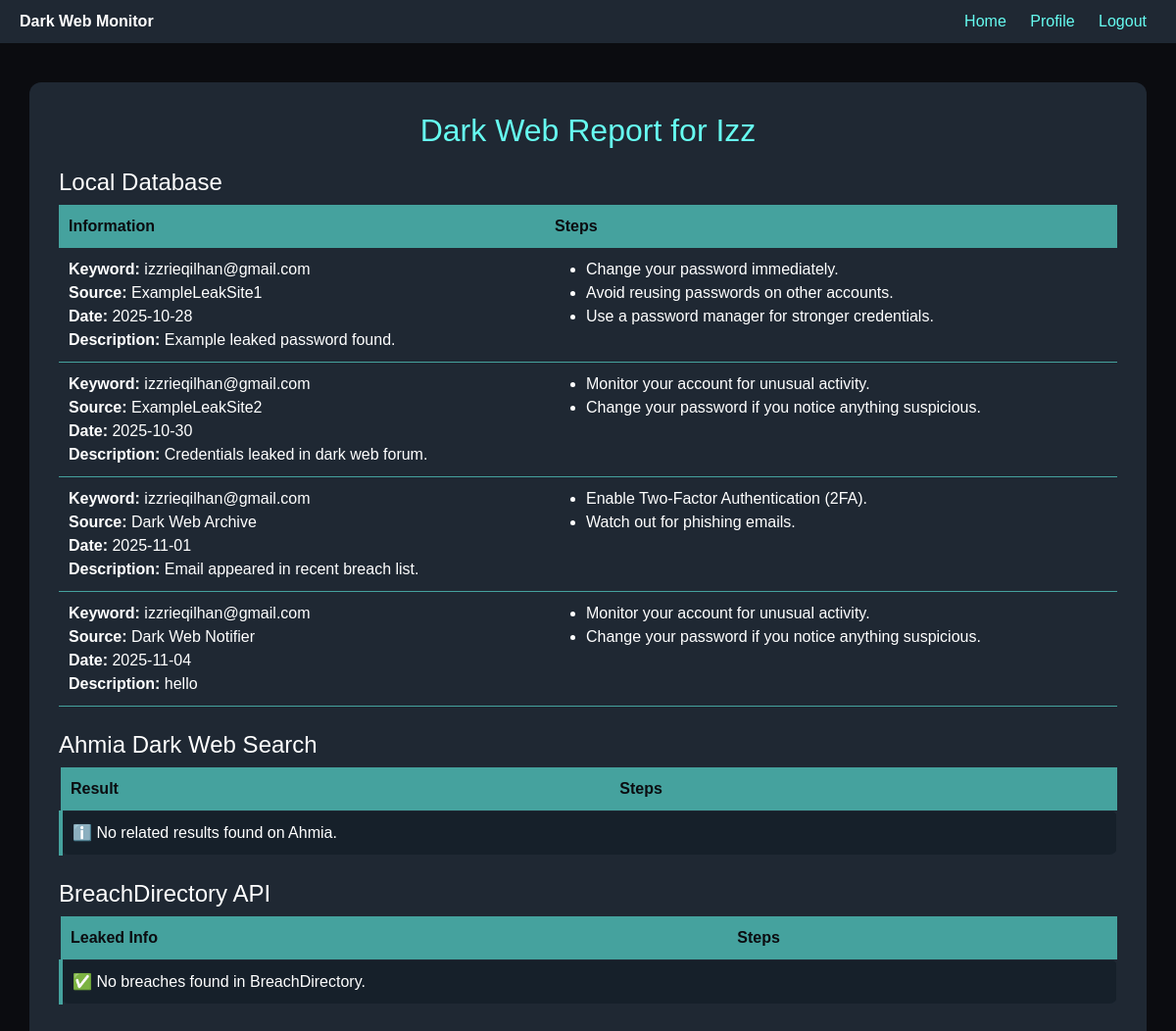
Screenshot of /user/user.php (signed in) with the database file from the repository.
### tables this page shows
CREATE TABLE `breaches` (
  `id` int(11) NOT NULL,
  `keyword` varchar(255) NOT NULL,
  `source` varchar(255) DEFAULT 'unknown',
  `leak_date` date DEFAULT NULL,
  `description` text DEFAULT NULL,
  `created_at` timestamp NOT NULL DEFAULT current_timestamp()
);

### user/user.php (the view, shortened to what this page needs)
<?php
require_once '../config/db.php';
$keyword = trim($_SESSION['username'] ?? '');
function generateResponseSteps($fields) {
    $steps = [];
    $fieldsLower = strtolower($fields);
    if (strpos($fieldsLower, 'password') !== false) {
        $steps[] = "Change your password immediately.";
        $steps[] = "Avoid reusing passwords on other accounts.";
        $steps[] = "Use a password manager for stronger credentials.";
    }
    if (strpos($fieldsLower, 'email') !== false || strpos($fieldsLower, 'username') !== false) {
        $steps[] = "Enable Two-Factor Authentication (2FA).";
        $steps[] = "Watch out for phishing emails.";
    }
    if (empty($steps)) {
        $steps[] = "Monitor your account for unusual activity.";
        $steps[] = "Change your password if you notice anything suspicious.";
    }
    $output = "<ul>";
    foreach ($steps as $s) $output .= "<li>" . htmlspecialchars($s) . "</li>";
    $output .= "</ul>";
    return $output;
}
$stmt = $mysqli->prepare("SELECT * FROM breaches WHERE keyword LIKE CONCAT('%', ?, '%')");
$stmt->bind_param('s', $keyword);
$stmt->execute();
$res = $stmt->get_result();
$found = $res->num_rows > 0;
$ahmia_results = [];
$breach_results = [];
?>
<!DOCTYPE html>
<html lang="en">
<head>
    <link href="https://cdn.jsdelivr.net/npm/bootstrap@5.3.3/dist/css/bootstrap.min.css" rel="stylesheet">
</head>
<body>
    <nav>
        <div><strong>Dark Web Monitor</strong></div>
        <div>
            <a href="user.php">Home</a>
            <a href="profile.php">Profile</a>
            <a href="logout.php">Logout</a>
        </div>
    </nav>
    <div class="container">
        <h2>Dark Web Report for <?= htmlspecialchars($keyword) ?></h2>
        <h4>Local Database</h4>
        <table>
            <thead>
                <tr>
                    <th>Information</th>
                    <th>Steps</th>
                </tr>
            </thead>
            <tbody>
                <?php if ($found): while ($row = $res->fetch_assoc()): ?>
                <tr>
                    <td>
                        <strong>Keyword:</strong> <?= htmlspecialchars($row['keyword']) ?><br>
                        <strong>Source:</strong> <?= htmlspecialchars($row['source']) ?><br>
                        <strong>Date:</strong> <?= htmlspecialchars($row['leak_date']) ?><br>
                        <strong>Description:</strong> <?= htmlspecialchars($row['description']) ?>
                    </td>
                    <td><?= generateResponseSteps($row['description']) ?></td>
                </tr>
                <?php endwhile; else: ?>
                <tr>
                    <td colspan="2" class="alert">✅ No matches found in local database.</td>
                </tr>
                <?php endif; ?>
            </tbody>
        </table>
        <h4>Ahmia Dark Web Search</h4>
        <table>
            <thead>
                <tr>
                    <th>Result</th>
                    <th>Steps</th>
                </tr>
            </thead>
            <tbody>
                <?php if (!empty($ahmia_results)): foreach ($ahmia_results as $r): ?>
                <tr>
                    <td><a href="<?= htmlspecialchars($r['link']) ?>" target="_blank">🕵️
                            <?= htmlspecialchars($r['title']) ?></a><br>
                        <small>🔗 <?= htmlspecialchars($r['link']) ?></small>
                    </td>
                    <td><?= generateResponseSteps($r['title']) ?></td>
                </tr>
                <?php endforeach; else: ?>
                <tr>
                    <td colspan="2" class="alert">ℹ️ No related results found on Ahmia.</td>
                </tr>
                <?php endif; ?>
            </tbody>
        </table>
        <h4>BreachDirectory API</h4>
        <table>
            <thead>
                <tr>
                    <th>Leaked Info</th>
                    <th>Steps</th>
                </tr>
            </thead>
            <tbody>
                <?php if (!empty($breach_results)): foreach ($breach_results as $b): ?>
                <tr>
                    <td>
                        <strong>Leaked Site:</strong> <?= htmlspecialchars($b['source']) ?><br>
                        <strong>Date Added:</strong> <?= htmlspecialchars($b['date_added']) ?><br>
                        <strong>Data Exposed:</strong> <?= htmlspecialchars($b['fields']) ?>
                    </td>
                    <td><?= generateResponseSteps($b['fields']) ?></td>
                </tr>
                <?php endforeach; else: ?>
                <tr>
                    <td colspan="2" class="alert">✅ No breaches found in BreachDirectory.</td>
                </tr>
                <?php endif; ?>
            </tbody>
        </table>
    </div>
</body>
</html>

### user/user.php (style rules this page uses)
body { background-color: #0b0c10; color: #fff; font-family: 'Poppins', sans-serif; }
.container { margin-top: 40px; background: #1f2833; padding: 30px; border-radius: 12px; }
h2 { color: #66fcf1; text-align: center; margin-bottom: 20px; }
table { width: 100%; border-collapse: collapse; margin-bottom: 25px; }
th { background-color: #45a29e; color: #0b0c10; padding: 10px; }
td { padding: 10px; border-bottom: 1px solid #45a29e; vertical-align: top; }
.alert { background: #16202a; border-left: 4px solid #45a29e; padding: 10px; border-radius: 8px; }
nav { background: #1f2833; padding: 10px 20px; display: flex; justify-content: space-between; align-items: center; }
nav a { color: #66fcf1; margin: 0 10px; text-decoration: none; }

### rows the page displays
breaches: keyword "izzrieqilhan@gmail.com", source "ExampleLeakSite1", leak_date "2025-10-28", description "Example leaked password found.", s "Change your password immediately.", s "Avoid reusing passwords on other accounts.", s "Use a password manager for stronger credentials."
breaches: keyword "izzrieqilhan@gmail.com", source "ExampleLeakSite2", leak_date "2025-10-30", description "Credentials leaked in dark web forum.", s "Monitor your account for unusual activity.", s "Change your password if you notice anything suspicious."
breaches: keyword "izzrieqilhan@gmail.com", source "Dark Web Archive", leak_date "2025-11-01", description "Email appeared in recent breach list.", s "Enable Two-Factor Authentication (2FA).", s "Watch out for phishing emails."
breaches: keyword "izzrieqilhan@gmail.com", source "Dark Web Notifier", leak_date "2025-11-04", description "hello", s "Monitor your account for unusual activity.", s "Change your password if you notice anything suspicious."

### other values shown
$keyword "Izz"
